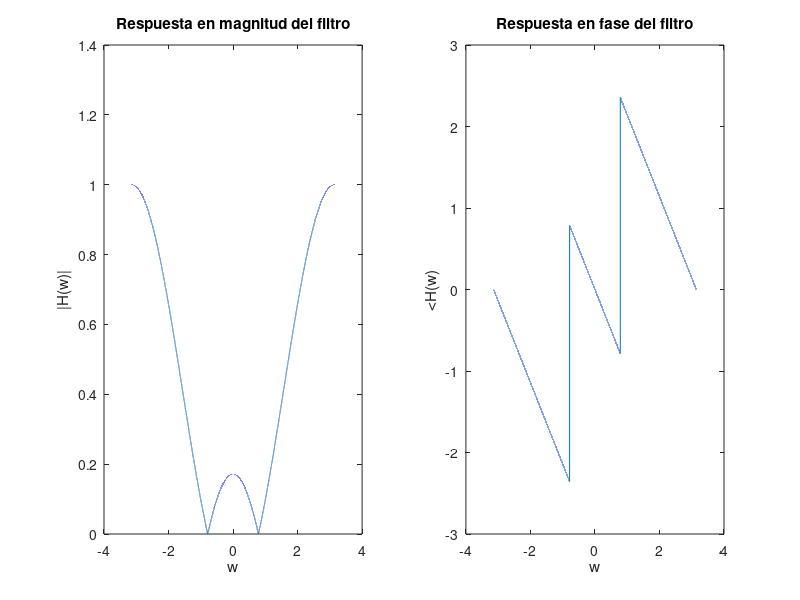
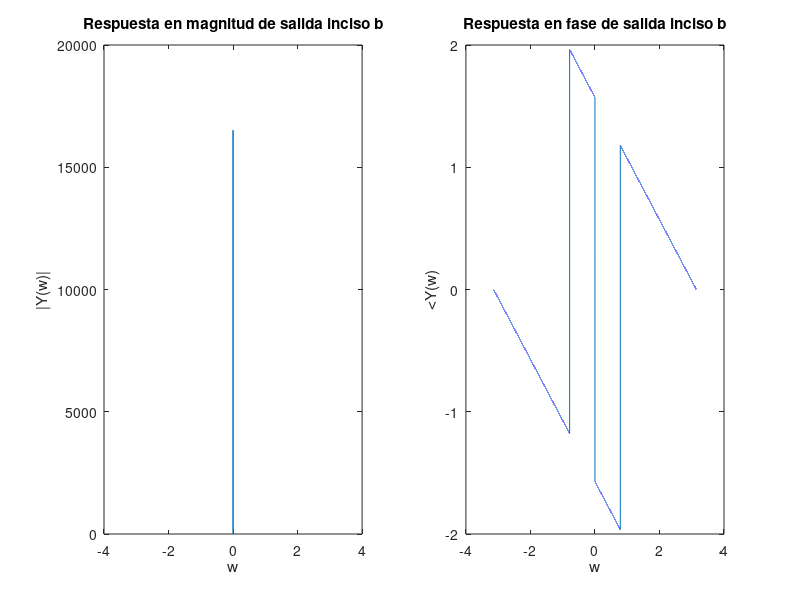

MATLAB code to generate these figures, in order:
% Ejercicio 2
% Filtro ranura de sólo ceros (FIR).

w = -pi:0.0001:pi; % Frecuencia.

b0 = 1./(2+sqrt(2)); % Ganancia.
w0 = pi/4; % Angulo de los ceros conjugados.

% Funcion |H(w)|.
V1 = 2-2.*cos(w-w0);
V2 = 2-2.*cos(w+w0);
H = abs(b0).*sqrt(V1.*V2);

% Funcion <H(w).
A = sin(w-w0);
B = 1-cos(w-w0);
C = sin(w+w0);
D = 1-cos(w+w0);
PH = atan(A./B)+atan(C./D);

% Salida inciso a.
%Xa =
%PXa =
%Ya =
%PYa =

% Salida inciso b.
Xb = (sqrt(2)./2).*(1 ./sqrt(2-2 .*cos(w)));
PXb = -atan(sin(w)./(1-cos(w)));
Yb = H.*Xb;
PYb = PH+PXb;

% Graficas de H(w).
figure;
subplot(1,2,1);
plot(w, H);
title('Respuesta en magnitud del filtro')
xlabel('w');
ylabel('|H(w)|');
subplot(1,2,2);
plot(w, PH);
title('Respuesta en fase del filtro')
xlabel('w');
ylabel('<H(w)');

%  Graficas de salida inciso b.
figure;
subplot(1,2,1);
plot(w, Yb);
title('Respuesta en magnitud de salida inciso b')
xlabel('w');
ylabel('|Y(w)|');
subplot(1,2,2);
plot(w, PYb);
title('Respuesta en fase de salida inciso b')
xlabel('w');
ylabel('<Y(w)');
